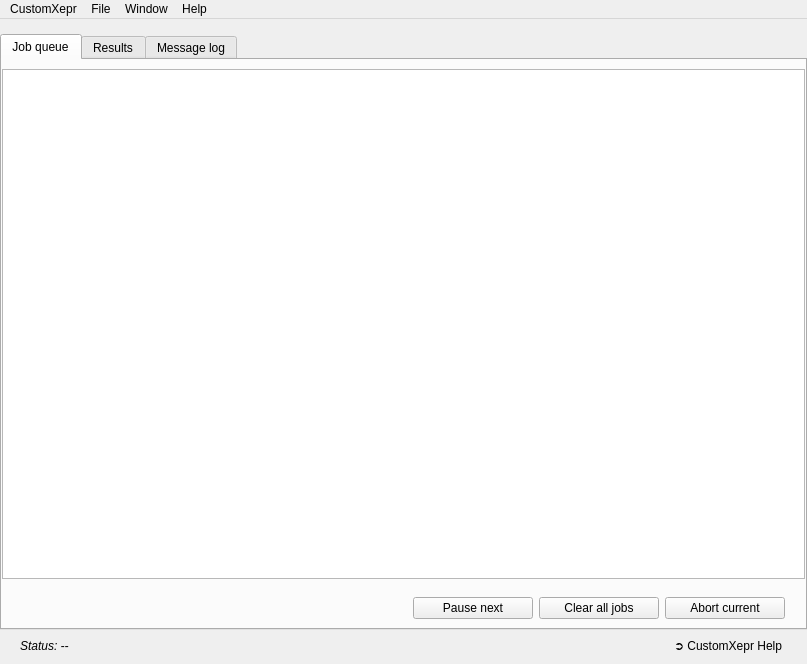
<?xml version="1.0" encoding="UTF-8"?>
<ui version="4.0">
 <class>MainWindow</class>
 <widget class="QMainWindow" name="MainWindow">
  <property name="geometry">
   <rect>
    <x>0</x>
    <y>0</y>
    <width>807</width>
    <height>664</height>
   </rect>
  </property>
  <property name="palette">
   <palette>
    <active>
     <colorrole role="AlternateBase">
      <brush brushstyle="SolidPattern">
       <color alpha="255">
        <red>241</red>
        <green>243</green>
        <blue>243</blue>
       </color>
      </brush>
     </colorrole>
    </active>
    <inactive>
     <colorrole role="AlternateBase">
      <brush brushstyle="SolidPattern">
       <color alpha="255">
        <red>241</red>
        <green>243</green>
        <blue>243</blue>
       </color>
      </brush>
     </colorrole>
    </inactive>
    <disabled>
     <colorrole role="AlternateBase">
      <brush brushstyle="SolidPattern">
       <color alpha="255">
        <red>241</red>
        <green>243</green>
        <blue>243</blue>
       </color>
      </brush>
     </colorrole>
    </disabled>
   </palette>
  </property>
  <property name="windowTitle">
   <string>CustomXepr</string>
  </property>
  <property name="unifiedTitleAndToolBarOnMac">
   <bool>false</bool>
  </property>
  <widget class="QWidget" name="centralwidget">
   <layout class="QGridLayout" name="gridLayout">
    <property name="leftMargin">
     <number>0</number>
    </property>
    <property name="topMargin">
     <number>15</number>
    </property>
    <property name="rightMargin">
     <number>0</number>
    </property>
    <property name="bottomMargin">
     <number>9</number>
    </property>
    <item row="0" column="0" colspan="4">
     <widget class="QTabWidget" name="tabWidget">
      <property name="styleSheet">
       <string notr="true">QTabWidget::tab-bar
{
	alignment: center;
} 
</string>
      </property>
      <property name="currentIndex">
       <number>0</number>
      </property>
      <widget class="QWidget" name="tabJobs">
       <attribute name="title">
        <string>Job queue</string>
       </attribute>
       <layout class="QGridLayout" name="gridLayout_4">
        <property name="leftMargin">
         <number>0</number>
        </property>
        <property name="rightMargin">
         <number>0</number>
        </property>
        <item row="1" column="0">
         <layout class="QGridLayout" name="gridLayoutJobControl">
          <property name="leftMargin">
           <number>20</number>
          </property>
          <property name="topMargin">
           <number>12</number>
          </property>
          <property name="rightMargin">
           <number>20</number>
          </property>
          <property name="bottomMargin">
           <number>0</number>
          </property>
          <item row="0" column="0">
           <spacer name="horizontalSpacer_2">
            <property name="orientation">
             <enum>Qt::Horizontal</enum>
            </property>
            <property name="sizeHint" stdset="0">
             <size>
              <width>40</width>
              <height>20</height>
             </size>
            </property>
           </spacer>
          </item>
          <item row="0" column="1">
           <widget class="QPushButton" name="pauseButton">
            <property name="minimumSize">
             <size>
              <width>120</width>
              <height>0</height>
             </size>
            </property>
            <property name="maximumSize">
             <size>
              <width>120</width>
              <height>16777215</height>
             </size>
            </property>
            <property name="toolTip">
             <string>&lt;html&gt;&lt;head/&gt;&lt;body&gt;&lt;p&gt;Pause after the current job has been executed. &lt;/p&gt;&lt;/body&gt;&lt;/html&gt;</string>
            </property>
            <property name="text">
             <string>Pause next</string>
            </property>
           </widget>
          </item>
          <item row="0" column="3">
           <widget class="QPushButton" name="abortButton">
            <property name="minimumSize">
             <size>
              <width>120</width>
              <height>0</height>
             </size>
            </property>
            <property name="maximumSize">
             <size>
              <width>120</width>
              <height>16777215</height>
             </size>
            </property>
            <property name="toolTip">
             <string>&lt;html&gt;&lt;head/&gt;&lt;body&gt;&lt;p&gt;Abort the current job, move on to the next.&lt;/p&gt;&lt;/body&gt;&lt;/html&gt;</string>
            </property>
            <property name="text">
             <string>Abort current</string>
            </property>
           </widget>
          </item>
          <item row="0" column="2">
           <widget class="QPushButton" name="clearButton">
            <property name="minimumSize">
             <size>
              <width>120</width>
              <height>0</height>
             </size>
            </property>
            <property name="maximumSize">
             <size>
              <width>120</width>
              <height>16777215</height>
             </size>
            </property>
            <property name="toolTip">
             <string>&lt;html&gt;&lt;head/&gt;&lt;body&gt;&lt;p&gt;Clear all pending jobs.&lt;/p&gt;&lt;/body&gt;&lt;/html&gt;</string>
            </property>
            <property name="text">
             <string>Clear all jobs</string>
            </property>
           </widget>
          </item>
         </layout>
        </item>
        <item row="0" column="0">
         <widget class="QTreeView" name="jobQueueDisplay">
          <property name="frameShape">
           <enum>QFrame::StyledPanel</enum>
          </property>
          <property name="editTriggers">
           <set>QAbstractItemView::NoEditTriggers</set>
          </property>
          <property name="alternatingRowColors">
           <bool>true</bool>
          </property>
          <property name="selectionMode">
           <enum>QAbstractItemView::ExtendedSelection</enum>
          </property>
          <property name="indentation">
           <number>0</number>
          </property>
         </widget>
        </item>
       </layout>
      </widget>
      <widget class="QWidget" name="tabResults">
       <attribute name="title">
        <string>Results</string>
       </attribute>
       <layout class="QGridLayout" name="gridLayout_6">
        <property name="leftMargin">
         <number>0</number>
        </property>
        <property name="rightMargin">
         <number>0</number>
        </property>
        <item row="0" column="0">
         <widget class="QTreeView" name="resultQueueDisplay">
          <property name="editTriggers">
           <set>QAbstractItemView::NoEditTriggers</set>
          </property>
          <property name="alternatingRowColors">
           <bool>true</bool>
          </property>
          <property name="selectionMode">
           <enum>QAbstractItemView::ExtendedSelection</enum>
          </property>
         </widget>
        </item>
        <item row="1" column="0">
         <layout class="QGridLayout" name="gridLayoutResultControl">
          <property name="leftMargin">
           <number>20</number>
          </property>
          <property name="topMargin">
           <number>15</number>
          </property>
          <property name="rightMargin">
           <number>20</number>
          </property>
          <property name="bottomMargin">
           <number>10</number>
          </property>
          <item row="0" column="0">
           <widget class="QCheckBox" name="plotCheckBox">
            <property name="text">
             <string>Plot results automatically</string>
            </property>
            <property name="checked">
             <bool>true</bool>
            </property>
           </widget>
          </item>
         </layout>
        </item>
       </layout>
      </widget>
      <widget class="QWidget" name="tabLog">
       <attribute name="title">
        <string>Message log</string>
       </attribute>
       <layout class="QGridLayout" name="gridLayout_5">
        <property name="leftMargin">
         <number>0</number>
        </property>
        <property name="rightMargin">
         <number>0</number>
        </property>
        <item row="1" column="0">
         <layout class="QGridLayout" name="gridLayoutLogControl" columnstretch="1,2">
          <property name="leftMargin">
           <number>20</number>
          </property>
          <property name="topMargin">
           <number>15</number>
          </property>
          <property name="rightMargin">
           <number>20</number>
          </property>
          <property name="bottomMargin">
           <number>10</number>
          </property>
          <item row="4" column="1">
           <widget class="QRadioButton" name="radioButtonInfoMail">
            <property name="text">
             <string>Infos</string>
            </property>
            <attribute name="buttonGroup">
             <string notr="true">bG</string>
            </attribute>
           </widget>
          </item>
          <item row="2" column="1">
           <widget class="QRadioButton" name="radioButtonErrorMail">
            <property name="text">
             <string>Errors</string>
            </property>
            <attribute name="buttonGroup">
             <string notr="true">bG</string>
            </attribute>
           </widget>
          </item>
          <item row="3" column="1">
           <widget class="QRadioButton" name="radioButtonWarningMail">
            <property name="text">
             <string>Warnings (default)</string>
            </property>
            <property name="checked">
             <bool>true</bool>
            </property>
            <attribute name="buttonGroup">
             <string notr="true">bG</string>
            </attribute>
           </widget>
          </item>
          <item row="5" column="1">
           <widget class="QRadioButton" name="radioButtonNoMail">
            <property name="text">
             <string>Silent</string>
            </property>
            <attribute name="buttonGroup">
             <string notr="true">bG</string>
            </attribute>
           </widget>
          </item>
          <item row="1" column="1" alignment="Qt::AlignLeft">
           <widget class="QLineEdit" name="lineEditEmailList">
            <property name="sizePolicy">
             <sizepolicy hsizetype="Preferred" vsizetype="Fixed">
              <horstretch>0</horstretch>
              <verstretch>0</verstretch>
             </sizepolicy>
            </property>
            <property name="minimumSize">
             <size>
              <width>300</width>
              <height>0</height>
             </size>
            </property>
            <property name="maximumSize">
             <size>
              <width>300</width>
              <height>16777215</height>
             </size>
            </property>
            <property name="toolTip">
             <string>&lt;html&gt;&lt;head/&gt;&lt;body&gt;&lt;p&gt;Comma seperated list of addresses that notification emails will be sent to.&lt;/p&gt;&lt;/body&gt;&lt;/html&gt;</string>
            </property>
           </widget>
          </item>
          <item row="1" column="0">
           <widget class="QLabel" name="label">
            <property name="text">
             <string>Email addresses:</string>
            </property>
            <property name="alignment">
             <set>Qt::AlignRight|Qt::AlignTrailing|Qt::AlignVCenter</set>
            </property>
           </widget>
          </item>
          <item row="0" column="0" colspan="2">
           <widget class="QLabel" name="labelEmailSettings">
            <property name="sizePolicy">
             <sizepolicy hsizetype="Preferred" vsizetype="Preferred">
              <horstretch>0</horstretch>
              <verstretch>0</verstretch>
             </sizepolicy>
            </property>
            <property name="font">
             <font>
              <weight>75</weight>
              <bold>true</bold>
             </font>
            </property>
            <property name="text">
             <string>Email notifications settings</string>
            </property>
           </widget>
          </item>
          <item row="2" column="0" rowspan="4">
           <widget class="QLabel" name="label_2">
            <property name="text">
             <string>Notification level:</string>
            </property>
            <property name="alignment">
             <set>Qt::AlignRight|Qt::AlignTop|Qt::AlignTrailing</set>
            </property>
           </widget>
          </item>
         </layout>
        </item>
        <item row="0" column="0">
         <widget class="QTreeView" name="messageLogDisplay">
          <property name="frameShape">
           <enum>QFrame::StyledPanel</enum>
          </property>
          <property name="editTriggers">
           <set>QAbstractItemView::NoEditTriggers</set>
          </property>
          <property name="alternatingRowColors">
           <bool>true</bool>
          </property>
          <property name="selectionMode">
           <enum>QAbstractItemView::ExtendedSelection</enum>
          </property>
         </widget>
        </item>
       </layout>
      </widget>
     </widget>
    </item>
    <item row="2" column="0" rowspan="3" colspan="4">
     <layout class="QGridLayout" name="gridLayout_8">
      <property name="leftMargin">
       <number>20</number>
      </property>
      <property name="rightMargin">
       <number>20</number>
      </property>
      <item row="0" column="1" alignment="Qt::AlignRight">
       <widget class="QPushButton" name="helpButton">
        <property name="styleSheet">
         <string notr="true">QPushButton{
	border-width: 2px;
	border-style: rgba(0, 0, 0, 0);
	border-radius: 7px;
	background:  rgba(0, 0, 0, 0);
	padding-right: 3px;
	padding-left: 3px;
}

QPushButton::hover{
    border-width: 2px;
    border-style: rgb(159, 157, 160);
    border-radius: 7px;
	background: rgb(159, 157, 160);
	color: rgb(255, 255, 255);
	padding-right: 3px;
	padding-left: 3px;
}</string>
        </property>
        <property name="text">
         <string>➲ CustomXepr Help</string>
        </property>
       </widget>
      </item>
      <item row="0" column="0">
       <widget class="QLabel" name="statusField">
        <property name="font">
         <font>
          <italic>true</italic>
         </font>
        </property>
        <property name="text">
         <string>Status: --</string>
        </property>
       </widget>
      </item>
     </layout>
    </item>
   </layout>
  </widget>
  <widget class="QMenuBar" name="menubar">
   <property name="geometry">
    <rect>
     <x>0</x>
     <y>0</y>
     <width>807</width>
     <height>22</height>
    </rect>
   </property>
   <widget class="QMenu" name="menu_CustomXepr">
    <property name="geometry">
     <rect>
      <x>226</x>
      <y>131</y>
      <width>168</width>
      <height>96</height>
     </rect>
    </property>
    <property name="title">
     <string>CustomXepr</string>
    </property>
    <addaction name="action_About"/>
    <addaction name="separator"/>
    <addaction name="action_Exit"/>
   </widget>
   <widget class="QMenu" name="menu_Files">
    <property name="title">
     <string>File</string>
    </property>
    <addaction name="actionShow_log_files"/>
   </widget>
   <widget class="QMenu" name="menuWindow">
    <property name="title">
     <string>Window</string>
    </property>
    <addaction name="actionMinimize"/>
    <addaction name="actionZoom"/>
   </widget>
   <widget class="QMenu" name="menuHelp">
    <property name="title">
     <string>Help</string>
    </property>
    <addaction name="actionCustomXepr_Help"/>
    <addaction name="separator"/>
    <addaction name="actionXeprAPI_Help"/>
   </widget>
   <addaction name="menu_CustomXepr"/>
   <addaction name="menu_Files"/>
   <addaction name="menuWindow"/>
   <addaction name="menuHelp"/>
  </widget>
  <action name="action_About">
   <property name="text">
    <string>&amp;About CustomXepr...</string>
   </property>
   <property name="menuRole">
    <enum>QAction::NoRole</enum>
   </property>
   <property name="iconVisibleInMenu">
    <bool>false</bool>
   </property>
  </action>
  <action name="action_Exit">
   <property name="text">
    <string>&amp;Quit CustomXepr</string>
   </property>
   <property name="menuRole">
    <enum>QAction::NoRole</enum>
   </property>
   <property name="iconVisibleInMenu">
    <bool>false</bool>
   </property>
  </action>
  <action name="actionShow_log_files">
   <property name="text">
    <string>Show log files...</string>
   </property>
   <property name="iconVisibleInMenu">
    <bool>false</bool>
   </property>
  </action>
  <action name="actionMinimize">
   <property name="text">
    <string>Minimize</string>
   </property>
   <property name="shortcut">
    <string>Ctrl+M</string>
   </property>
  </action>
  <action name="actionBring_all_to_front">
   <property name="text">
    <string>Bring all to front</string>
   </property>
  </action>
  <action name="actionZoom">
   <property name="text">
    <string>Zoom</string>
   </property>
  </action>
  <action name="actionXeprAPI_Help">
   <property name="text">
    <string>XeprAPI Help...</string>
   </property>
  </action>
  <action name="actionCustomXepr_Help">
   <property name="text">
    <string>CustomXepr Help...</string>
   </property>
  </action>
 </widget>
 <tabstops>
  <tabstop>tabWidget</tabstop>
  <tabstop>pauseButton</tabstop>
  <tabstop>clearButton</tabstop>
  <tabstop>abortButton</tabstop>
  <tabstop>lineEditEmailList</tabstop>
  <tabstop>radioButtonErrorMail</tabstop>
  <tabstop>radioButtonWarningMail</tabstop>
  <tabstop>radioButtonInfoMail</tabstop>
  <tabstop>radioButtonNoMail</tabstop>
 </tabstops>
 <resources/>
 <connections>
  <connection>
   <sender>actionMinimize</sender>
   <signal>triggered()</signal>
   <receiver>MainWindow</receiver>
   <slot>showMinimized()</slot>
   <hints>
    <hint type="sourcelabel">
     <x>-1</x>
     <y>-1</y>
    </hint>
    <hint type="destinationlabel">
     <x>403</x>
     <y>331</y>
    </hint>
   </hints>
  </connection>
  <connection>
   <sender>actionZoom</sender>
   <signal>triggered()</signal>
   <receiver>MainWindow</receiver>
   <slot>showMaximized()</slot>
   <hints>
    <hint type="sourcelabel">
     <x>-1</x>
     <y>-1</y>
    </hint>
    <hint type="destinationlabel">
     <x>403</x>
     <y>331</y>
    </hint>
   </hints>
  </connection>
 </connections>
 <buttongroups>
  <buttongroup name="bG"/>
 </buttongroups>
</ui>
